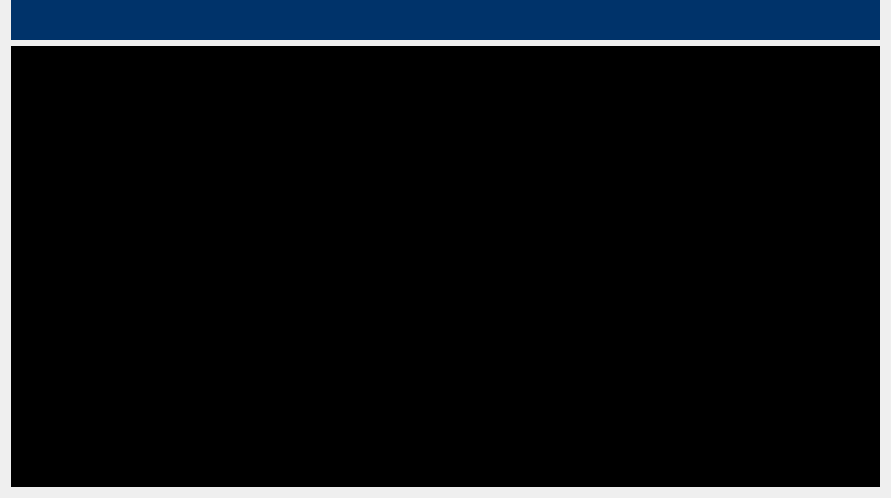
<?xml version="1.0" encoding="UTF-8"?>
<ui version="4.0">
 <class>TG_WidgetMain</class>
 <widget class="QWidget" name="TG_WidgetMain">
  <property name="geometry">
   <rect>
    <x>0</x>
    <y>0</y>
    <width>891</width>
    <height>498</height>
   </rect>
  </property>
  <property name="font">
   <font>
    <family>微软雅黑</family>
    <pointsize>12</pointsize>
   </font>
  </property>
  <property name="windowTitle">
   <string>Form</string>
  </property>
  <layout class="QGridLayout" name="gridLayout">
   <property name="topMargin">
    <number>0</number>
   </property>
   <item row="0" column="0">
    <widget class="QWidget" name="widget" native="true">
     <property name="minimumSize">
      <size>
       <width>100</width>
       <height>40</height>
      </size>
     </property>
     <property name="maximumSize">
      <size>
       <width>16777215</width>
       <height>40</height>
      </size>
     </property>
     <property name="font">
      <font>
       <family>微软雅黑</family>
       <pointsize>12</pointsize>
      </font>
     </property>
     <property name="styleSheet">
      <string notr="true">border:none;
background-color: rgb(0, 51, 106);</string>
     </property>
    </widget>
   </item>
   <item row="1" column="0">
    <widget class="QWidget" name="widget_2" native="true">
     <property name="minimumSize">
      <size>
       <width>300</width>
       <height>200</height>
      </size>
     </property>
     <property name="font">
      <font>
       <family>微软雅黑</family>
       <pointsize>12</pointsize>
      </font>
     </property>
     <property name="styleSheet">
      <string notr="true">background-color: rgb(0, 0, 0);</string>
     </property>
    </widget>
   </item>
  </layout>
 </widget>
 <resources/>
 <connections/>
</ui>
